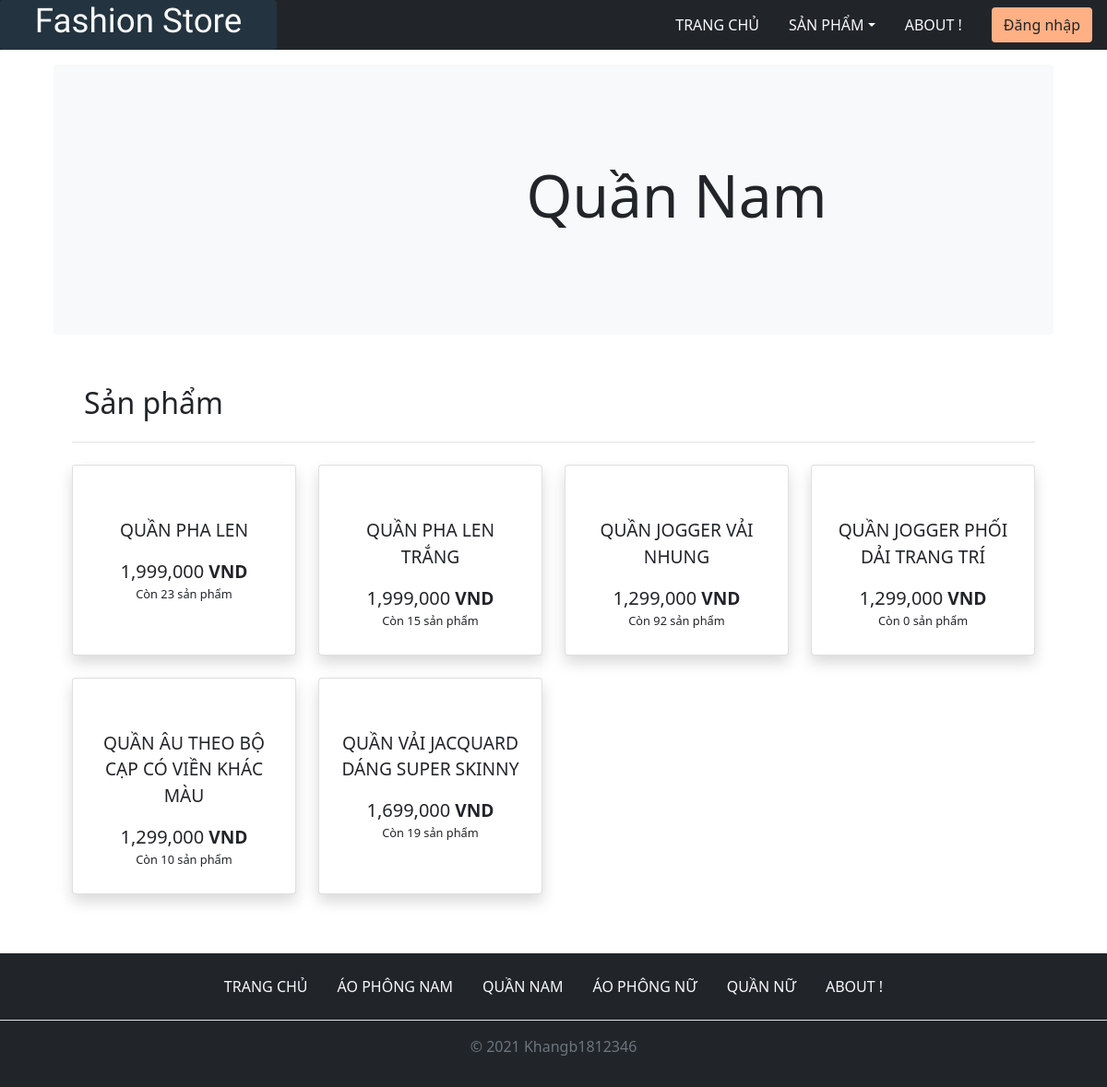
Page /banhang/category_page.php?id=17 on the committed database.
### tables this page shows
CREATE TABLE `loaihanghoa` (
  `MaLoaiHang` int(11) NOT NULL,
  `TenLoaiHang` varchar(30) NOT NULL,
  `url` varchar(200) NOT NULL COMMENT 'url_img'
);

CREATE TABLE `hanghoa` (
  `MSHH` int(10) NOT NULL,
  `TenHH` varchar(50) NOT NULL,
  `QuyCach` varchar(1000) NOT NULL,
  `Gia` int(10) UNSIGNED NOT NULL,
  `SoLuongHang` int(10) UNSIGNED NOT NULL,
  `MaLoaiHang` int(11) NOT NULL,
  `adddate` timestamp NOT NULL DEFAULT current_timestamp(),
  `time_update` timestamp NOT NULL DEFAULT current_timestamp() ON UPDATE current_timestamp()
);

### banhang/libs/database.php (called while the page is built, shortened)
<?php
function db_get_list($sql)
{
    global $conn;
    $data = array();
    $resul = mysqli_query($conn, $sql);
    while ($row = mysqli_fetch_assoc($resul)) {
        $data[] = $row;
    }
    return $data;
}
function db_get_row($sql)
{
    global $conn;
    $resul = mysqli_query($conn, $sql);
    $row = array();
    if (mysqli_num_rows($resul) > 0) {
        $row = mysqli_fetch_assoc($resul);
    }
    return $row;
}

### banhang/category_page.php (the view, shortened to what this page needs)
<?php
require_once('./libs/database.php');
$id = '';
if (isset($_GET['id'])) {
    $id = $_GET['id'];
    $sql_id = 'SELECT * FROM LoaiHangHoa WHERE MaLoaiHang=' . $id;
    $result = db_get_row($sql_id);
    if ($result != 1) {
        $name_category = $result['TenLoaiHang'];
    }
}
$sql_list = 'SELECT * FROM hanghoa WHERE MaLoaiHang=' . $id;
$list = db_get_list($sql_list);
?>
<!DOCTYPE html>
<html lang="en">
<head>
    <link href="https://cdn.jsdelivr.net/npm/bootstrap@5.1.3/dist/css/bootstrap.min.css" rel="stylesheet">
    <link rel="stylesheet" href="./assests/css/style.css">
    <link rel="stylesheet" href="https://cdn.jsdelivr.net/npm/bootstrap-icons@1.6.0/font/bootstrap-icons.css">
</head>
<?php include_once('./widgets/header.php'); ?>
<div id="page_category">
    <div class="category container" data-aos="fade-down">
        <div class="rounded p-3 p-md-2 m-md-3 text-center bg-light d-flex align-items-center">
            <div class="col-md-5 p-lg-5 mx-auto my-5">
                <h1 class="display-3 fw-normal"><?= $name_category ?></h1>
            </div>
        </div>
    </div>
    <div class="container px-4 py-3" id="custom-cards">
        <div class="container px-4 py-3" id="custom-cards">
            <a href="#danh_muc" class="btn link-dark">
                <h2 class="text-center">Sản phẩm</h2>
            </a>
            <p class="pb-2 border-bottom"></p>
            <div id="danh_muc" class="row row-cols-1 row-cols-lg-4 align-items-stretch g-4 py-2">
                <?php
                foreach ($list as $row) {
                    $sql_list_img = 'SELECT url FROM hinhhanghoa WHERE MSHH=' . $row['MSHH'];
                    $url_img = db_get_row($sql_list_img);
                    echo '<div class="col">
                    <div class="card card-cover rounded shadow h-100">
                        <div class="d-flex flex-column h-100 p-1 text-shadow-1">
                            <a href="./single_page.php?id=' . $row['MSHH'] . '" class="btn link-dark h-100">
                                <img src="' . $url_img['url'] . '" alt="" class="img-fluid mb-3" id=url' . $row['MSHH'] . '>
                                <div class="content_item mt-2 ">
                                <p class="name_product mt-3 lh-3" id=ten' . $row['MSHH'] . '>' . $row['TenHH'] . '</p>
                                <h5 class="cost my-2 d-inline" id=gia' . $row['MSHH'] . '>' . number_format($row['Gia'], 0, '.', ',') . '</h5>
                                <span><strong>VND</strong></span>
                                <p class="inventory mb-3" name=' . $row['SoLuongHang'] . '  id=soluonghang' . $row['MSHH'] . '>Còn ' . $row['SoLuongHang'] . ' sản phẩm</p>
                                <p class="intro"></p>
                                </div>
                            </a>
                            <div class="buy_item d-flex w-100 flex-column justify-content-center align-items-center bg-white shadow">
                                <div class="input-group input-group-sm mb-3 w-75">
                                    <div class="input-group-prepend">
                                        <span class="input-group-text" id="inputGroup-sizing-sm">
                                            Số lượng:
                                        </span>
                                    </div>
                                    <input type="number" value=1 min="1" max=' . $row['SoLuongHang'] . ' class="form-control" id=soluong' . $row['MSHH'] . ' aria-label="Small" aria-describedby="inputGroup-sizing-sm">
                                </div>
                                <p class="error text-danger p-0 mb-1"></p>
                                <button class="btn btn-success " id=' . $row['MSHH'] . ' onclick="getInfo(this.id)">
                                    <i class="bi bi-basket"></i>
                                    <span>Thêm vào giỏ</span>
                                </button>
                            </div>
                        </div>
                    </div>
                </div>';
                }
                ?>
            </div>
        </div>
    </div>
</div>
<?php include_once('./widgets/footer.php'); ?>

### banhang/widgets/footer.php (shortened to what this page needs)
<?php
$sql = 'SELECT * FROM LoaiHangHoa';
$resul = db_get_list($sql);
?>
<footer class="py-3 mt-4 bg-dark">
    <ul class="nav justify-content-center border-bottom pb-3 mb-3">
        <li><a href="./index.php" class="nav-link px-3 rounded  btn-outline-secondary link-light upcase">Trang chủ</a></li>
        <?php
        foreach ($resul as $row) {
            echo '<li><a class="nav-link px-3 link-light rounded btn-outline-secondary upcase" href="./category_page.php?id=' . $row['MaLoaiHang'] . '">' . $row['TenLoaiHang'] . '</a></li>';
        }
        ?>
        <li><a href="#" class="nav-link px-3 link-light rounded btn-outline-secondary upcase">About !</a></li>
    </ul>
    <p class="text-center text-muted">&copy; 2021 Khangb1812346</p>
</footer>
</body>
</html>

### banhang/assests/css/style.css (style rules this page uses)
:root { --primary--color:#0984e3; }
.link-dark { font-size: 1.2rem; }
.upcase { text-transform: uppercase; }
.card { position: relative; }
.name_product { font-size: 1.2rem; }
.inventory { font-size: 0.8rem; }

### rows in the picture
loaihanghoa: TenLoaiHang "Quần Nam", TenLoaiHang "QUẦN NAM"
hanghoa: TenHH "QUẦN PHA LEN", Gia "1,999,000", SoLuongHang "23"
hanghoa: TenHH "QUẦN PHA LEN TRẮNG", Gia "1,999,000", SoLuongHang "15"
hanghoa: TenHH "QUẦN JOGGER VẢI NHUNG", Gia "1,299,000", SoLuongHang "92"
hanghoa: TenHH "QUẦN JOGGER PHỐI DẢI TRANG TRÍ", Gia "1,299,000", SoLuongHang "0"
hanghoa: TenHH "QUẦN ÂU THEO BỘ CẠP CÓ VIỀN KHÁC MÀU", Gia "1,299,000", SoLuongHang "10"
hanghoa: TenHH "QUẦN VẢI JACQUARD DÁNG SUPER SKINNY", Gia "1,699,000", SoLuongHang "19"
loaihanghoa: TenLoaiHang "ÁO PHÔNG NAM"
loaihanghoa: TenLoaiHang "ÁO PHÔNG NỮ"
loaihanghoa: TenLoaiHang "QUẦN NỮ"
